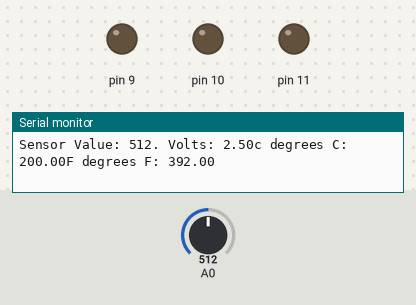
Simulated run of this sketch. Board: Arduino Uno, built with avr-gcc and run on an emulated ATmega328P. On the bench: output pins drawn as LEDs (lit = HIGH), the last lines printed to the serial monitor. Inputs (shaded band) come from the test bench; at power-on: A0 = 512.

Above: at 1.2 s.
1.3 s: A0 set to 122
At 2.4 s:
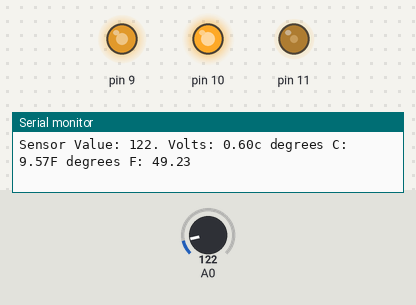
2.8 s: A0 set to 64
Timing chart, 0 to 5.8 s (numbered marks = the images above; inputs shaded):
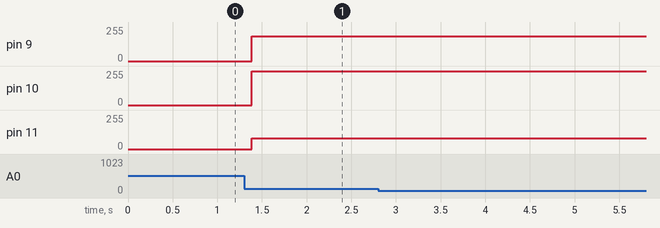

Measured:
- after the input at 1.3 s, pin 9: 0/255 → 187/255 after 0.09 s; pin 10: 0/255 → 253/255 after 0.09 s; pin 11: 0/255 → 80/255 after 0.09 s

The sketch:

arduinoTemp.ino
```cpp
void setup() {
  // put your setup code here, to run once:
  Serial.begin(9600);
  pinMode(9,OUTPUT);
  pinMode(10,OUTPUT);
  pinMode(11,OUTPUT);
}

void loop() {
  //Reading the sensor value
  int sensorVal = analogRead(A0);
  Serial.print("Sensor Value: ");
  Serial.print(sensorVal);

  //convert sensor to volts
  float voltage = (sensorVal/1024.0) * 5.0;
  Serial.print(". Volts: ");
  Serial.print(voltage);
  Serial.print("c degrees C: ");

  //convert volts to celcius
  float temperature = (voltage - 0.5) * 100;
  Serial.print(temperature);

  //convert celcius to fahrenheit
  float fahrenheit = (temperature * 9/5) + 32;
  Serial.print("F degrees F: ");
  Serial.println(fahrenheit);


  if(fahrenheit < 72.0){
    //Red
    analogWrite(11,80);
    //Green
    analogWrite(9,187);
    //Blue
    analogWrite(10,253);
  }
  else if(fahrenheit > 72.0 && fahrenheit < 72.6)
  {
    //Red
    analogWrite(11,94);
    //Green
    analogWrite(9,138);
    //Blue
    analogWrite(10,255);
  }
  else if(fahrenheit > 72.6 && fahrenheit < 73.2){
     //Red
    analogWrite(11,6);
    //Green
    analogWrite(9,69);
    //Blue
    analogWrite(10,255);
  }
   else if(fahrenheit > 73.2 && fahrenheit < 73.8){
     //Red
    analogWrite(11,6);
    //Green
    analogWrite(9,69);
    //Blue
    analogWrite(10,130);
  }
   else if(fahrenheit > 73.8 && fahrenheit < 74.6){
     //Red
    analogWrite(11,102);
    //Green
    analogWrite(9,72);
    //Blue
    analogWrite(10,103);
  }


}
```
